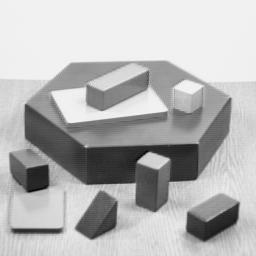
#> input picture course/code/data/features/blox.jpg, 256 x 256 px
$ python 11_corners_tracking.py   (older library calls are emulated)
#> lines starting #> are read from the running program, lines starting #| are printed output that depends on the picture; after the words box and inside, x2 and y2 are one past the last pixel; in counts of white or black regions, pixels touching at a corner belong together
### course/code/cvutils.py
"""Small helpers shared by every lesson script.

Each lesson is a plain Python script:

    python 05_filtering.py            # opens the figures in a window
    python 05_filtering.py --save out # writes the figures to out/ instead

The helpers only deal with loading data and drawing figures, so the computer
vision code in the lessons stays readable.
"""
import argparse
from pathlib import Path

import cv2
import matplotlib
import numpy as np

DATA = Path(__file__).resolve().parent / "data"

_save_dir = None
_prefix = ""


def setup(lesson):
    """Parse the command line. Call once at the top of a lesson script."""
    global _save_dir, _prefix
    parser = argparse.ArgumentParser(description=f"Lesson {lesson}")
    parser.add_argument("--save", metavar="DIR", help="save figures to DIR instead of showing them")
    args = parser.parse_args()
    _prefix = lesson
    if args.save:
        matplotlib.use("Agg")
        _save_dir = Path(args.save)
        _save_dir.mkdir(parents=True, exist_ok=True)
    np.random.seed(0)


def path(name):
    """Absolute path of a file inside the data/ folder."""
    return DATA / name


def imread(name, flags=cv2.IMREAD_COLOR):
    """cv2.imread that fails loudly instead of silently returning None."""
    img = cv2.imread(str(path(name)), flags)
    if img is None:
        raise FileNotFoundError(f"could not read {path(name)}")
    return img


def _draw(ax, img, title, cmap):
    if img.ndim == 3:
        # OpenCV stores colour images as BGR, Matplotlib expects RGB.
        ax.imshow(cv2.cvtColor(img, cv2.COLOR_BGR2RGB))
    elif img.dtype == np.uint8:
        # Never let Matplotlib stretch the contrast of a uint8 image.
        ax.imshow(img, cmap=cmap, vmin=0, vmax=255)
    elif img.dtype == bool:
        ax.imshow(img, cmap=cmap, vmin=0, vmax=1)
    else:
        ax.imshow(img, cmap=cmap)
    if title:
        ax.set_title(title, fontsize=10)
    ax.axis("off")


# --8<-- [start:show]
def show(name, images, titles=None, cols=None, size=3.4, cmap="gray"):
    """Draw a grid of images. Colour images are assumed to be BGR."""
    import matplotlib.pyplot as plt

    n = len(images)
    cols = cols or n
    rows = (n + cols - 1) // cols
    h, w = images[0].shape[:2]
    cell_h = size * min(max(h / w, 0.3), 1.6)       # follow the aspect ratio of the images
    fig, axes = plt.subplots(rows, cols, figsize=(size * cols, (cell_h + 0.35) * rows), squeeze=False)
    for i, ax in enumerate(axes.flat):
        if i < n:
            _draw(ax, images[i], titles[i] if titles else None, cmap)
        else:
            ax.axis("off")
    finish(name, fig)
# --8<-- [end:show]


# [5 lines left out: function figure, not called in this run]


def finish(name, fig):
    """Save the figure (with --save) or show it."""
    import matplotlib.pyplot as plt

    fig.tight_layout()
    if _save_dir is not None:
        out = _save_dir / f"{_prefix}-{name}.webp"
        fig.savefig(out, dpi=110, pil_kwargs={"quality": 82})
        print(f"saved {out}")
        plt.close(fig)
    else:
        plt.show()

### course/code/11_corners_tracking.py
"""Lesson 11 - Corner detection (Harris, Shi-Tomasi) and tracking (NCC, Lucas-Kanade)."""
import cv2
import numpy as np

import cvutils as U

U.setup("11")

img = U.imread("features/blox.jpg", cv2.IMREAD_GRAYSCALE)
#> in imread, img is the input picture: shape (256, 256); min 0, max 252, mean 182.8

# --8<-- [start:structure]
def structure_tensor(img, block=5, sigma=1.0):
    """Sxx, Sxy, Syy: Gaussian-weighted sums of gradient products around each pixel."""
    f = cv2.GaussianBlur(img.astype(np.float32), (3, 3), 0)      # tame the noise first
    ix = cv2.Sobel(f, cv2.CV_32F, 1, 0, ksize=3)
    iy = cv2.Sobel(f, cv2.CV_32F, 0, 1, ksize=3)
    sxx = cv2.GaussianBlur(ix * ix, (block, block), sigma)
    sxy = cv2.GaussianBlur(ix * iy, (block, block), sigma)
    syy = cv2.GaussianBlur(iy * iy, (block, block), sigma)
    return sxx, sxy, syy


def harris_response(img, k=0.05, block=5):
    sxx, sxy, syy = structure_tensor(img, block)
    det = sxx * syy - sxy ** 2          # lambda1 * lambda2
    trace = sxx + syy                   # lambda1 + lambda2
    return det - k * trace ** 2


def shi_tomasi_response(img, block=5):
    sxx, sxy, syy = structure_tensor(img, block)
    det = sxx * syy - sxy ** 2
    trace = sxx + syy
    return (trace - np.sqrt(np.maximum(trace ** 2 - 4 * det, 0))) / 2   # min(lambda1, lambda2)
# --8<-- [end:structure]


# --8<-- [start:nms]
def greedy_nms(response, rel_threshold=0.01, min_distance=10, max_corners=None):
    """Best candidate first; every accepted corner forbids a square around it."""
    ys, xs = np.nonzero(response > rel_threshold * response.max())
    order = np.argsort(response[ys, xs])[::-1]               # strongest first
    allowed = np.ones(response.shape, bool)
    corners = []
    for y, x in zip(ys[order], xs[order]):
        if allowed[y, x]:
            corners.append((x, y))
            allowed[max(0, y - min_distance):y + min_distance + 1,
                    max(0, x - min_distance):x + min_distance + 1] = False
            if max_corners and len(corners) == max_corners:
                break
    return np.array(corners, np.float32)
# --8<-- [end:nms]


def draw(gray, pts, color=(0, 0, 255)):
    out = cv2.cvtColor(gray, cv2.COLOR_GRAY2BGR)
    for x, y in np.asarray(pts).reshape(-1, 2):
        cv2.circle(out, (int(round(x)), int(round(y))), 4, color, 1, cv2.LINE_AA)
    return out


R = harris_response(img)
candidates = np.argwhere(R > 0.01 * R.max())[:, ::-1]
#> candidates = 554 pairs, first value 8 to 240, second value 68 to 239
harris = greedy_nms(R, 0.01, 8)
#> in greedy_nms, `ys, xs = np.nonzero(response > rel_threshold * response.max())`: ys = 554 values from 68 to 239; xs = 554 values, max 240 at index 401, min 8 at index 225, mean 120.8
#> in greedy_nms, `order = np.argsort(response[ys, xs])[::-1]`: order = 554 values, max 553 at index 436, min 0 at index 514, mean 276.5
#> the loop in greedy_nms, `for y, x in zip(ys[order], xs[order]):` made 554 passes
#> (y, x) on passes 1 to 3: (162, 138), (161, 138), (159, 168)
#> after the loop in greedy_nms, `for y, x in zip(ys[order], xs[order]):`:
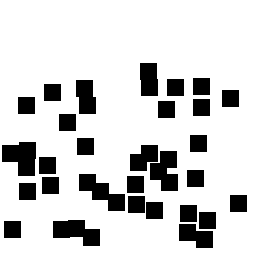
#> allowed: shape (256, 256) bool; 82.3% white; 29 black regions, largest, box (x1, y1, x2, y2) and area: (2, 142, 36, 176) 864, (79, 174, 125, 211) 829, (53, 220, 100, 246) 819
#> after the loop in greedy_nms, `for y, x in zip(ys[order], xs[order]):`: corners = 41 pairs, first value 10 to 238, second value 71 to 239
#> harris has the same summary as corners in greedy_nms
shi = greedy_nms(shi_tomasi_response(img), 0.05, 8)
#> the loop in greedy_nms (call 2), `for y, x in zip(ys[order], xs[order]):` made 992 passes
#> (y, x) on passes 1 to 3: (162, 138), (162, 139), (204, 237)
#> after the loop in greedy_nms (call 2), `for y, x in zip(ys[order], xs[order]):`: allowed: shape (256, 256) bool; 79.3% white; 30 black regions, largest, box (x1, y1, x2, y2) and area: (3, 130, 56, 176) 1493, (76, 80, 113, 119) 1120, (53, 220, 100, 247) 821
#> shi = 49 pairs, first value 11 to 237, second value 72 to 240
print(f"Harris: {len(candidates)} pixels above threshold -> {len(harris)} corners after NMS")
#| Harris: 554 pixels above threshold -> 41 corners after NMS


def show_r(r):
    return cv2.normalize(np.sign(r) * np.abs(r) ** 0.25, None, 0, 255, cv2.NORM_MINMAX).astype(np.uint8)


U.show("harris", [show_r(R), draw(img, candidates), draw(img, harris), draw(img, shi, (0, 160, 0))],
       ["R (white corner, dark edge)", "R > 1% of max", "Harris + NMS", "Shi-Tomasi + NMS"], cols=4, size=3)
#> the loop in draw, `for x, y in np.asarray(pts).reshape(-1, 2):` made 554 passes
#> (x, y) on passes 1 to 3: (145, 68), (146, 68), (147, 68)
#> after the loop in draw, `for x, y in np.asarray(pts).reshape(-1, 2):`: out: shape (256, 256, 3); 8.96% of pixels changed, all inside (x1, y1, x2, y2) = (3, 63, 246, 245)
#> the loop in draw (call 2), `for x, y in np.asarray(pts).reshape(-1, 2):` made 41 passes
#> (x, y) on passes 1 to 12: (138, 162), (168, 159), (47, 165), (238, 203), (135, 184), (26, 105), (230, 98), (61, 229), (12, 229), (85, 146), (188, 213), (169, 182)
#> after the loop in draw (call 2), `for x, y in np.asarray(pts).reshape(-1, 2):`: out: shape (256, 256, 3); 3.75% of pixels changed, all inside (x1, y1, x2, y2) = (5, 66, 244, 245)
#> after the loop in draw (call 3), `for x, y in np.asarray(pts).reshape(-1, 2):`: out: shape (256, 256, 3); 4.48% of pixels changed, all inside (x1, y1, x2, y2) = (6, 67, 243, 246)
#> in show, `n = len(images)`: n = 4
#> in show, `rows = (n + cols - 1) // cols`: rows = 1
#> the loop in show, `for i, ax in enumerate(axes.flat):` made 4 passes

# --8<-- [start:opencv]
R_cv = cv2.cornerHarris(img.astype(np.float32), blockSize=5, ksize=3, k=0.05)   # the map only
pts = cv2.goodFeaturesToTrack(img, maxCorners=50, qualityLevel=0.05, minDistance=8,
                              blockSize=5, useHarrisDetector=False)          # Shi-Tomasi + NMS
#> pts = 50 rows, first 8: [139, 162], [134, 185], [46, 166], [168, 159], [237, 203], [26, 105], [229, 98], [62, 229]
criteria = (cv2.TERM_CRITERIA_EPS + cv2.TERM_CRITERIA_MAX_ITER, 50, 0.001)
#> criteria = (3, 50, 0.001)
refined = cv2.cornerSubPix(img, pts.copy(), winSize=(5, 5), zeroZone=(-1, -1), criteria=criteria)
#> refined = 50 rows, first 8: [136.2, 161.6], [135.4, 182.4], [48.3, 163.3], [169.8, 158.3], [239.2, 201.6], [24.52, 103.5], [230.8, 96.75], [63.54, 228.5]
# --8<-- [end:opencv]
print("mean sub-pixel shift: %.2f px" % np.linalg.norm(refined - pts, axis=2).mean())
#| mean sub-pixel shift: 1.87 px

zoom_box = (slice(170, 230), slice(60, 130))
z = cv2.resize(img[zoom_box], None, fx=6, fy=6, interpolation=cv2.INTER_NEAREST)
zv = cv2.cvtColor(z, cv2.COLOR_GRAY2BGR)
for p, c in [(pts, (0, 0, 255)), (refined, (0, 200, 0))]:
    for x, y in p.reshape(-1, 2):
        if 60 <= x < 130 and 170 <= y < 230:
            cv2.circle(zv, (int((x - 60 + .5) * 6), int((y - 170 + .5) * 6)), 5, c, 2)
#> this loop made 2 passes
#> c on passes 1 to 2: (0, 0, 255), (0, 200, 0)
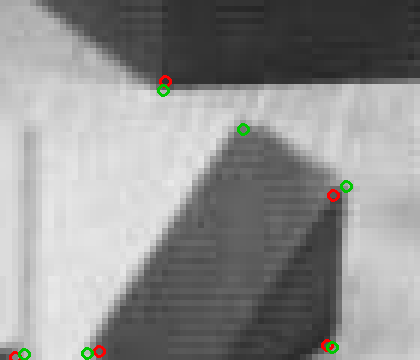
#> zv: shape (360, 420, 3); mean B, G, R 143.5, 144.2, 144.2
U.show("subpix", [draw(img, pts), zv], ["goodFeaturesToTrack", "zoom: integer (red) vs cornerSubPix (green)"], size=4)
#> call 4 of draw, with pts = array of shape (50, 1, 2), color = (0, 0, 255)
#> the loop in draw (call 4), `for x, y in np.asarray(pts).reshape(-1, 2):` made 50 passes
#> (x, y) on passes 1 to 12: (139, 162), (134, 185), (46, 166), (168, 159), (237, 203), (26, 105), (229, 98), (62, 229), (12, 230), (170, 183), (85, 147), (189, 213)
#> after the loop in draw (call 4), `for x, y in np.asarray(pts).reshape(-1, 2):`:
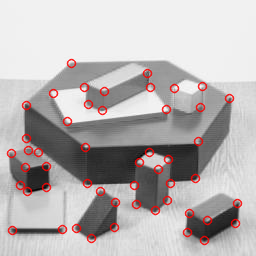
#> out: shape (256, 256, 3); 4.58% of pixels changed, all inside (x1, y1, x2, y2) = (6, 58, 243, 246)
#> the loop in show (call 2), `for i, ax in enumerate(axes.flat):` made 2 passes

frame0 = U.imread("kitti/000000.png", cv2.IMREAD_GRAYSCALE)
#> call 2 of imread, with name = 'kitti/000000.png', flags = 0
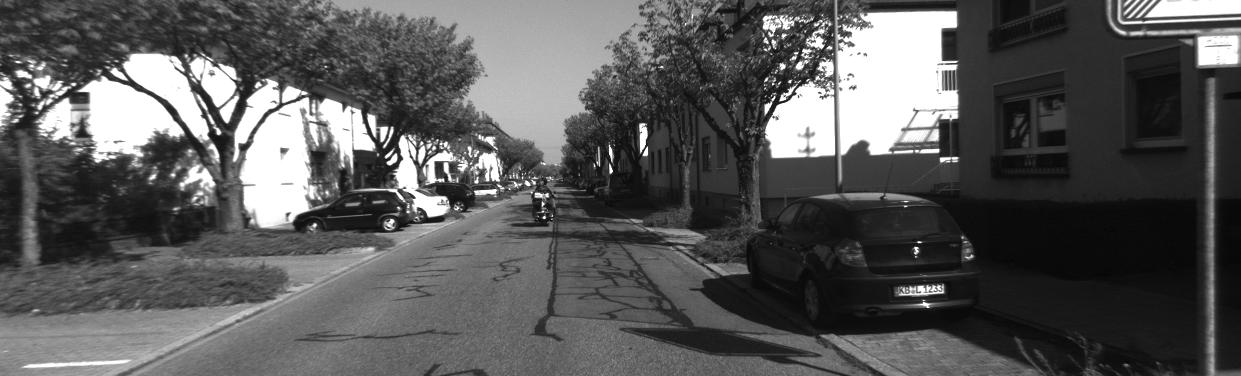
#> input picture course/code/data/kitti/000000.png, 1241 x 376 px
#> in imread, img is the input picture: shape (376, 1241); min 6, max 255, mean 89
frame1 = U.imread("kitti/000002.png", cv2.IMREAD_GRAYSCALE)
#> call 3 of imread, with name = 'kitti/000002.png', flags = 0
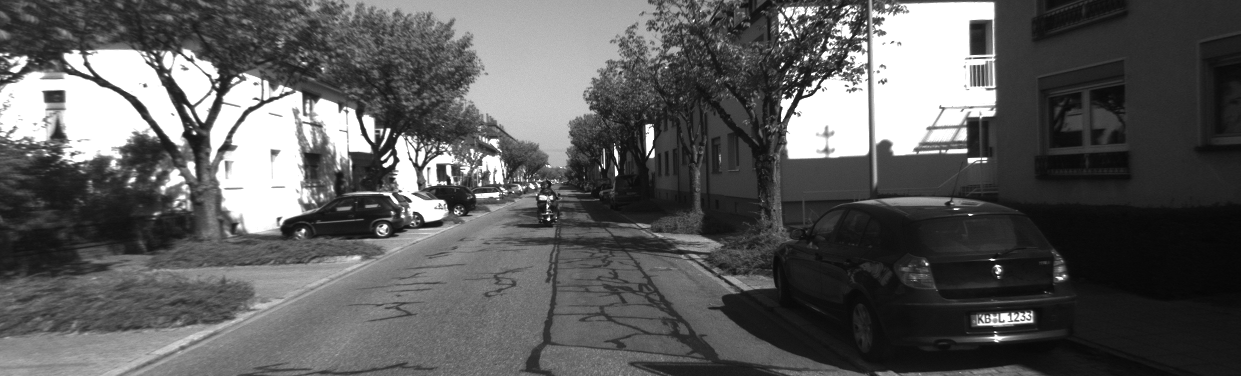
#> input picture course/code/data/kitti/000002.png, 1241 x 376 px
#> in imread, img is the input picture: shape (376, 1241); min 5, max 255, mean 91.7


# --8<-- [start:ncc]
def ncc(a, b):
    """Zero-mean normalized cross-correlation of two equal-size patches, in [-1, 1]."""
    a = a.astype(np.float32) - a.mean()
    b = b.astype(np.float32) - b.mean()
    denom = np.sqrt((a * a).sum() * (b * b).sum())
    return float((a * b).sum() / denom) if denom > 0 else 0.0


def track_ncc(img0, img1, points, half=7, search=20):
    """For each point, find the patch of img1 (within +-search px) most similar to its patch in img0."""
    out = []
    for x, y in points.astype(int):
        tpl = img0[y - half:y + half + 1, x - half:x + half + 1]
        best, best_xy = -1.0, (x, y)
        for dy in range(-search, search + 1):
            for dx in range(-search, search + 1):
                yy, xx = y + dy, x + dx
                win = img1[yy - half:yy + half + 1, xx - half:xx + half + 1]
                if win.shape != tpl.shape:
                    continue
                score = ncc(tpl, win)
                if score > best:
                    best, best_xy = score, (xx, yy)
        out.append((*best_xy, best))
    return np.array(out, np.float32)
# --8<-- [end:ncc]

margin = 30
p0 = cv2.goodFeaturesToTrack(frame0, 60, 0.02, 15).reshape(-1, 2)
#> p0 = 60 pairs, first value 17 to 957, second value 21 to 301
p0 = p0[(p0[:, 0] > margin) & (p0[:, 0] < frame0.shape[1] - margin) &
        (p0[:, 1] > margin) & (p0[:, 1] < frame0.shape[0] - margin)][:25]
#> p0 = 25 pairs, first value 183 to 957, second value 37 to 248
tracked = track_ncc(frame0, frame1, p0)
#> the loop in track_ncc, `for x, y in points.astype(int):` made 25 passes
#> (x, y) on passes 2 to 13: (780, 100), (789, 82), (772, 84), (385, 157), (915, 248), (610, 173), (443, 181), (474, 191), (414, 197), (643, 155), (392, 127), (797, 52)
#> (x, y) on pass 1: (544, 217)

# --8<-- [start:matchtemplate]
x, y = p0[0].astype(int)
tpl = frame0[y - 7:y + 8, x - 7:x + 8]
area = frame1[y - 27:y + 28, x - 27:x + 28]                       # +-20 px search window
scores = cv2.matchTemplate(area, tpl, cv2.TM_CCOEFF_NORMED)       # same NCC, vectorised
_, best_score, _, best_loc = cv2.minMaxLoc(scores)
# --8<-- [end:matchtemplate]
print("point 0: ours", tracked[0, :2], "score %.3f" % tracked[0, 2],
      "| matchTemplate", (x - 20 + best_loc[0], y - 20 + best_loc[1]), "score %.3f" % best_score)
#| point 0: ours [548. 219.] score 0.849 | matchTemplate (548, 219) score 0.849

# --8<-- [start:lk]
p0_lk = p0.reshape(-1, 1, 2)
p1_lk, status, err = cv2.calcOpticalFlowPyrLK(frame0, frame1, p0_lk, None,
                                              winSize=(21, 21), maxLevel=3)
# forward-backward check: track back to frame 0 and demand that we land where we started
p0_back, status_back, _ = cv2.calcOpticalFlowPyrLK(frame1, frame0, p1_lk, None,
                                                   winSize=(21, 21), maxLevel=3)
fb_error = np.linalg.norm(p0_back - p0_lk, axis=2).ravel()
good = (status.ravel() == 1) & (status_back.ravel() == 1) & (fb_error < 1.0)
# --8<-- [end:lk]
print(f"LK kept {good.sum()}/{len(p0)} points after the forward-backward check; median |NCC - LK| = "
      f"{np.median(np.linalg.norm(tracked[good, :2] - p1_lk.reshape(-1, 2)[good], axis=1)):.2f} px")
#| LK kept 23/25 points after the forward-backward check; median |NCC - LK| = 0.62 px

vis = cv2.cvtColor(frame1, cv2.COLOR_GRAY2BGR)
for (xa, ya), (xb, yb, s) in zip(p0, tracked):
    cv2.arrowedLine(vis, (int(xa), int(ya)), (int(xb), int(yb)), (0, 0, 255), 2, tipLength=0.3)
#> this loop made 25 passes
#> (xa, ya, xb, yb, s) on passes 1 to 12: (544, 217, 548, 219, 0.849), (780, 100, 794, 111, 0.68), (789, 82, 782, 96, 0.614), (772, 84, 756, 71, 0.485), (385, 157, 381, 159, 0.964), (915, 248, 924, 261, 0.57), (610, 173, 615, 175, 0.894), (443, 181, 446, 184, 0.941), (474, 191, 475, 194, 0.972), (414, 197, 411, 201, 0.929), (643, 155, 650, 157, 0.915), (392, 127, 388, 128, 0.889)
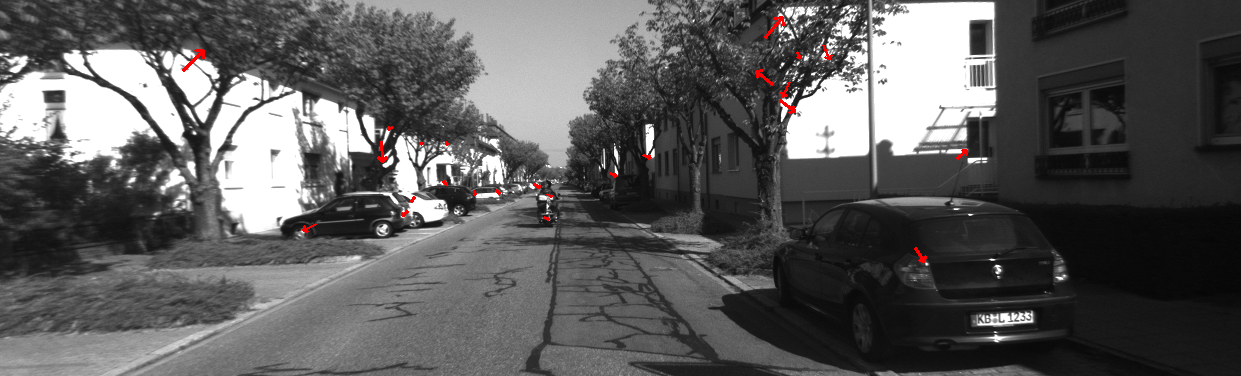
#> vis: shape (376, 1241, 3); 0.26% of pixels changed, all inside (x1, y1, x2, y2) = (182, 16, 968, 263)
vis2 = cv2.cvtColor(frame1, cv2.COLOR_GRAY2BGR)
for (xa, ya), (xb, yb), ok in zip(p0, p1_lk.reshape(-1, 2), good):
    if ok:
        cv2.arrowedLine(vis2, (int(xa), int(ya)), (int(xb), int(yb)), (0, 200, 0), 2, tipLength=0.3)
#> this loop made 25 passes
#> (xa, ya, xb, yb, ok) on passes 1 to 12: (544, 217, 548.3, 218.5, True), (780, 100, 802.6, 94.51, True), (789, 82, 813.3, 74.83, True), (772, 84, 793.3, 77.55, True), (385, 157, 381.2, 159.1, True), (915, 248, 996.8, 266.3, False), (610, 173, 615.5, 175.3, True), (443, 181, 445.4, 183.8, True), (474, 191, 475.6, 194.2, True), (414, 197, 409.8, 200.4, True), (643, 155, 649.5, 157.1, True), (392, 127, 387.5, 128.9, False)
#> vis2: shape (376, 1241, 3); 0.27% of pixels changed, all inside (x1, y1, x2, y2) = (154, 23, 988, 232)
U.show("tracking", [vis, vis2], ["NCC template matching (ours)", "pyramidal Lucas-Kanade + forward-backward check"],
       cols=1, size=9)
#> call 3 of finish, with name = 'tracking'
#> in finish (call 3), `plt.show()`:
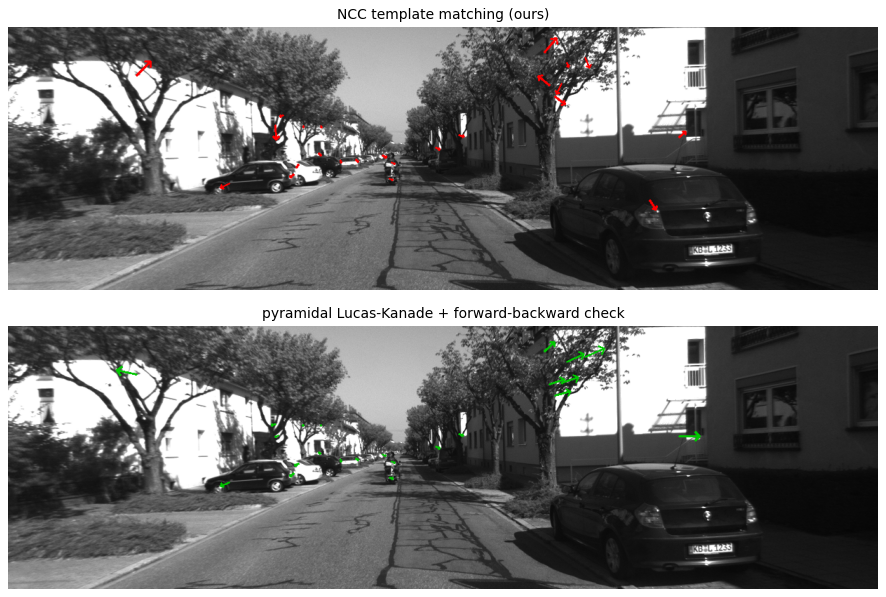
#> figure drawn by matplotlib, 2 panels
